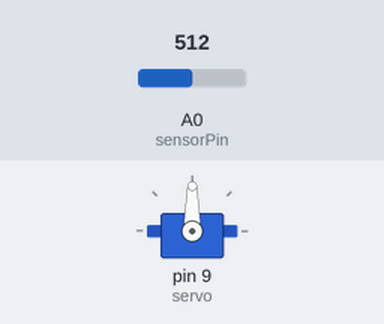
Bench run of a sketch on a simulated Arduino Uno, built with avr-gcc and run on an emulated ATmega328P. Shown: servo. Inputs (shaded band) come from the test bench; at power-on: A0 (sensorPin) = 512.

Above: at 1.9 s.
2.0 s: A0 (sensorPin) set to 489
At 2.6 s:
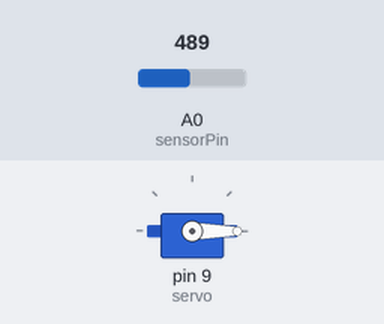
3.6 s: A0 (sensorPin) set to 510
At 4.4 s:
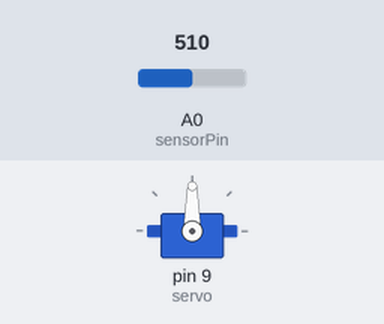
7.8 s: A0 (sensorPin) set to 490
At 8.3 s:
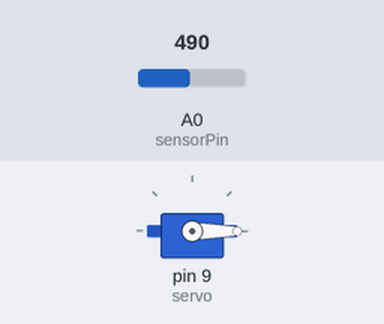
9.4 s: A0 (sensorPin) set to 511
At 10.2 s:
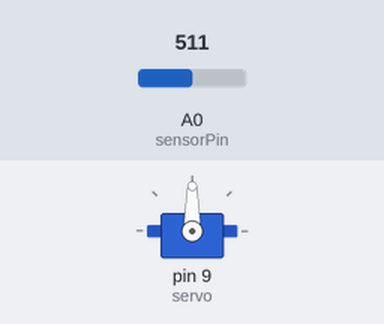
Timing chart, 0 to 14.6 s (numbered marks = the images above; inputs shaded):
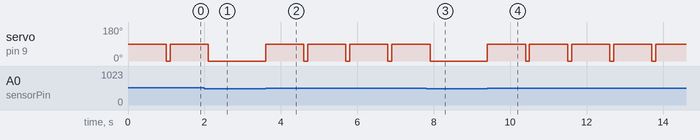

Measured:
- the behaviour switches between 501 and 500 on A0 (sensorPin) (found by bisection; images 0 and 1)
- after the input at 2.0 s, servo on pin 9 (servo): goes on until 2.1 s, then stays 0°
- after the input at 3.6 s, servo on pin 9 (servo): alternates 90° for 1.0 s and 0° for 0.10 s, starting at once
- after the input at 7.8 s, servo on pin 9 (servo): goes on until 7.9 s, then stays 0°
- after the input at 9.4 s, servo on pin 9 (servo): alternates 90° for 1.0 s and 0° for 0.10 s, starting at once

The sketch:

light-actuator.ino
```cpp
#include <Servo.h>

Servo servo;
int sensorPin = A0;
int sensorValue = 0;
int threshold = 500;  // Adjust this value for the red light

void setup() {
  servo.attach(9);  // Servo motor pin
  servo.write(0);   // Initial position
  pinMode(sensorPin, INPUT);
}

void loop() {
  sensorValue = analogRead(sensorPin);
  if (sensorValue > threshold) {
    servo.write(90);  // Press the button
    delay(1000);      // Hold for 1 second
    servo.write(0);   // Return to the initial position
  }
  delay(100);
}
```
